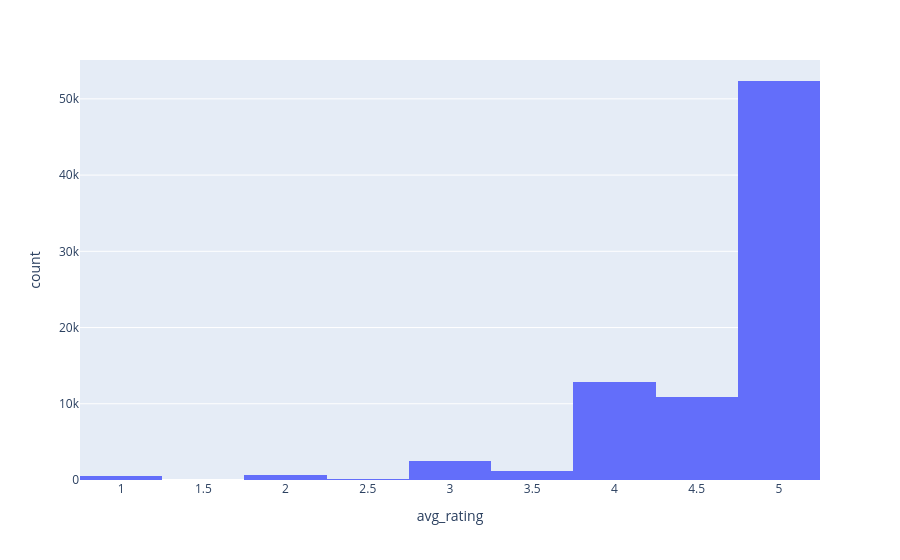

The code cell stored with this chart in its notebook:
### Markdown cell above
We performed the same analysis on our target `avg_rating` column as well. The histogram below shows the distribution of average ratings across all recipes from our sample dataset, in increments of .75 bins. Most recipes were rated 5 stars, with a left skew indicating lower rated Food.com recipes are sparser in our dataset. The describe function was also called on the "avg_ratings" column. From this EDA, we found that predicting a "high" rated recipe, i.e. classification, might capture a stronger signal rather than simple linear regression. In fact, since most of the dataset sits at 5 stars, a good cutoff for classification might be at 5.

### Code cell
fig_2 = px.histogram(recipes, x = 'avg_rating', nbins = 20)
fig_2.show()

recipes['avg_rating'].describe()

### Figure 1 — Plotly figure (JSON) as saved in the notebook; plotly's stock layout.template omitted (floating-point values rounded to 4 significant figures; data arrays with more than 128 entries replaced by an {"elided": "..."} marker saying what was removed)
{"data": [{"bingroup": "x", "hovertemplate": "avg_rating=%{x}<br>count=%{y}<extra></extra>", "legendgroup": "", "marker": {"color": "#636efa", "pattern": {"shape": ""}}, "name": "", "nbinsx": 20, "orientation": "v", "showlegend": false, "type": "histogram", "x": {"elided": "83782 float values"}, "xaxis": "x", "yaxis": "y"}], "layout": {"barmode": "relative", "legend": {"tracegroupgap": 0}, "margin": {"t": 60}, "xaxis": {"anchor": "y", "domain": [0, 1], "title": {"text": "avg_rating"}}, "yaxis": {"anchor": "x", "domain": [0, 1], "title": {"text": "count"}}}}
